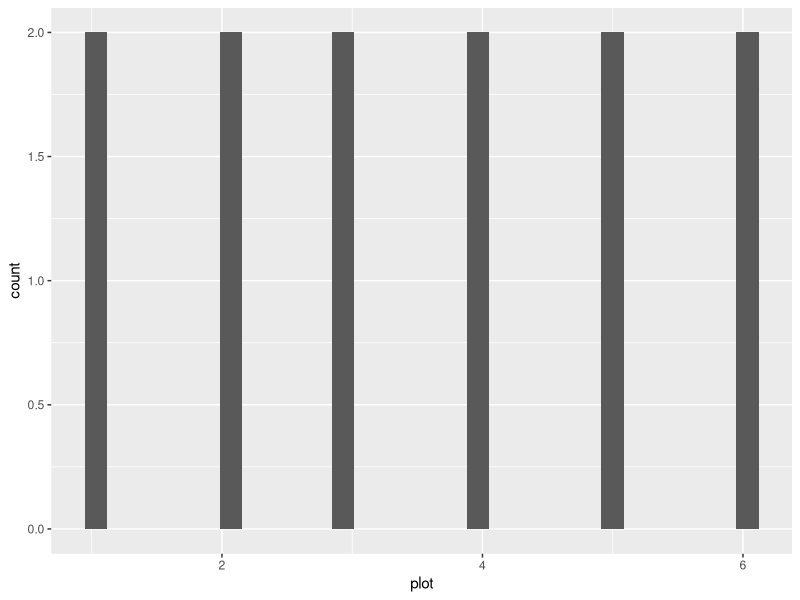
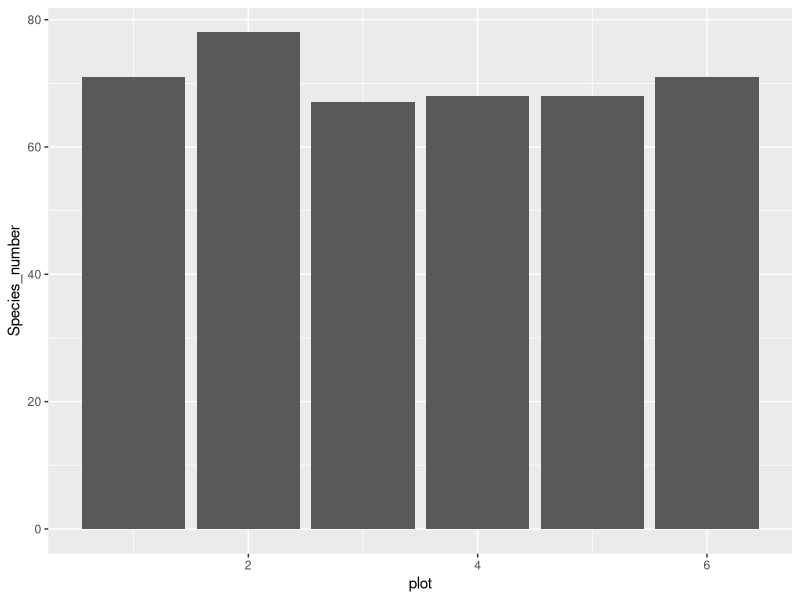
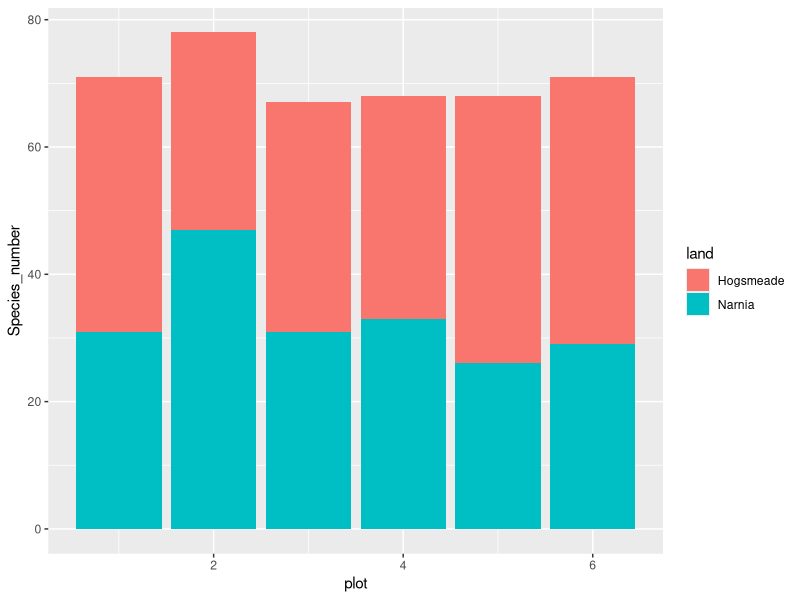
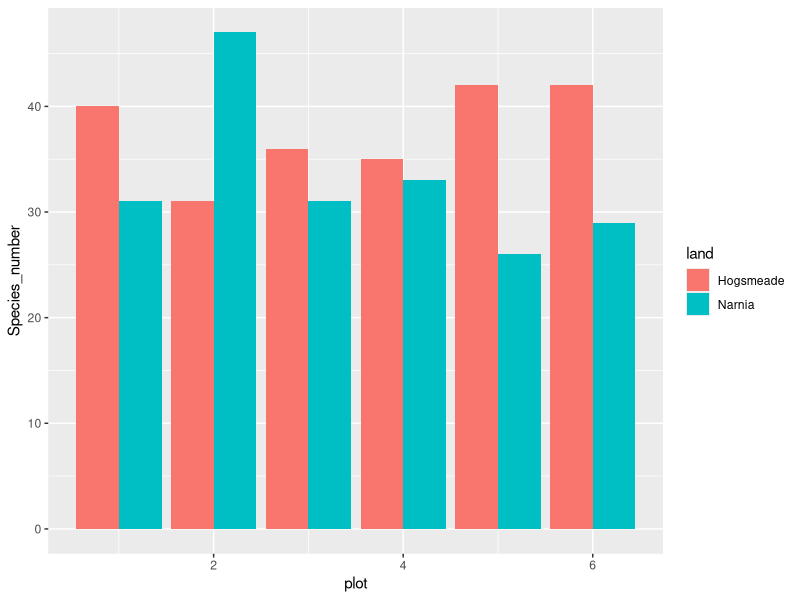
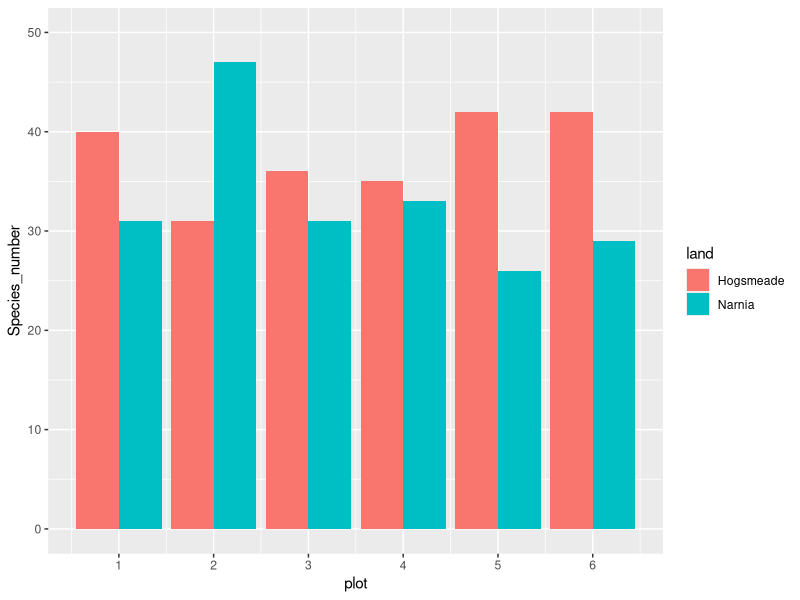
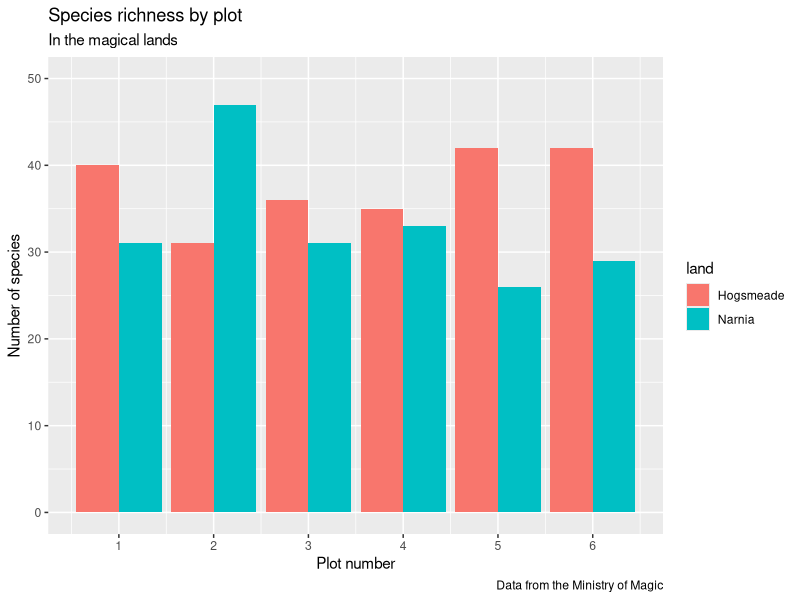
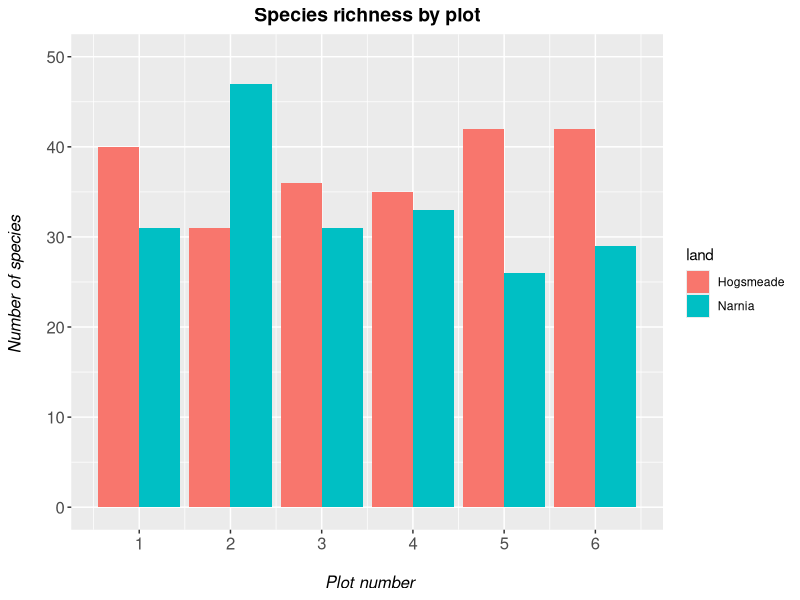
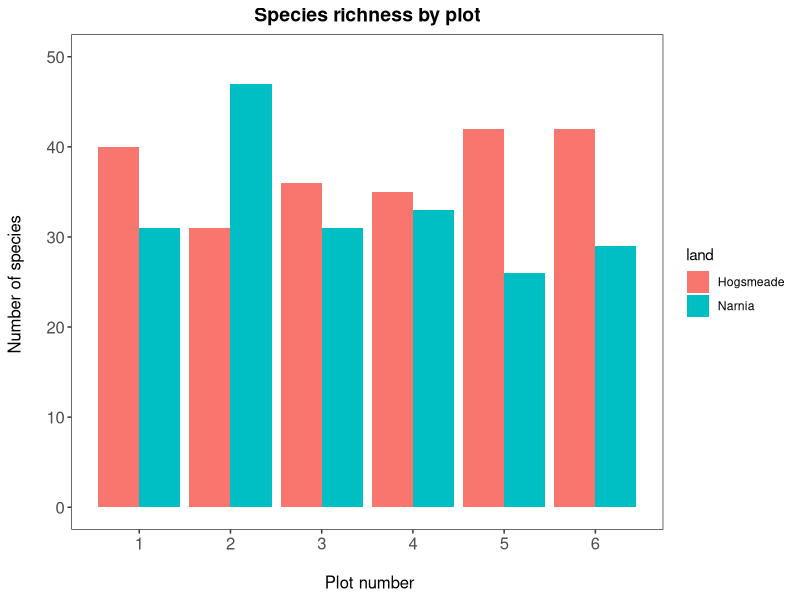

Recreate these plots in R, in order.
# Coding club tutorial: data visualization 2 

# Loading packages ---- 

library(readr)
library(dplyr)
library(ggplot2)

# Loading and exploring data ---- 
magic_veg <- read_csv("data-vis-2/magic_veg.csv")

str(magic_veg)

# Creating and customising histograms: no of species per plot ---- 

species_counts <- magic_veg %>%
  group_by(land, plot) %>%
  summarise(Species_number = length(unique(species)))

# Normal way to make a histogram in ggplot2

(hist <- ggplot(species_counts, aes(x = plot)) +
  geom_histogram())

ggsave("data-vis-2/histwrong1.png")

# Fixing the counts 

(hist <- ggplot(species_counts, aes(x = plot, y = Species_number)) +
    geom_histogram(stat = "identity"))

ggsave("data-vis-2/histwrong2.png")

# Splitting the bar into the different locations, stacked

(hist <- ggplot(species_counts, aes(x = plot, y = Species_number, fill = land)) +
  geom_histogram(stat = "identity"))

ggsave("data-vis-2/histwrong3.png")

# Splitting the bar into the different locations, not stacked

(hist <- ggplot(species_counts, aes(x = plot, y = Species_number, fill = land)) +
    geom_histogram(stat = "identity", position = "dodge"))

ggsave("data-vis-2/histbase.png")

# Having the plot numbers show 1,2,3,4,5,6

(hist <- ggplot(species_counts, aes(x = plot, y = Species_number, fill = land)) +
    geom_histogram(stat = "identity", position = "dodge") + 
    scale_y_continuous(limits = c(0, 50)) +
    scale_x_continuous(breaks = c(1,2,3,4,5,6)))

ggsave("data-vis-2/histbase2.png")

# Beautifying the graph: adding title, subtitle, caption, axis labels 

(hist <- ggplot(species_counts, aes(x = plot, y = Species_number, fill = land)) +
    geom_histogram(stat = "identity", position = "dodge") +
    scale_y_continuous(limits = c(0, 50)) +
    scale_x_continuous(breaks = c(1,2,3,4,5,6)) + 
    labs(title = "Species richness by plot", 
         subtitle = "In the magical lands",
         caption = "Data from the Ministry of Magic", 
         x = "Plot number", y = "Number of species"))

ggsave("data-vis-2/histbeaut1a.png")

(hist <- ggplot(species_counts, aes(x = plot, y = Species_number, fill = land)) +
    geom_histogram(stat = "identity", position = "dodge") +
    scale_y_continuous(limits = c(0, 50)) +
    scale_x_continuous(breaks = c(1,2,3,4,5,6)) + 
    labs(title = "Species richness by plot", 
         x = "\n Plot number", y = "Number of species \n") + 
    theme(axis.text = element_text(size = 12), 
          axis.title = element_text(size = 12, face = "italic"), 
          plot.title = element_text(size = 14, hjust = 0.5, face = "bold")))

ggsave("data-vis-2/histbeaut1b.png")

# Beautifying graph: plot background - white, and remove lines 

(hist <- ggplot(species_counts, aes(x = plot, y = Species_number, fill = land)) +
    geom_histogram(stat = "identity", position = "dodge") + 
    scale_y_continuous(limits = c(0, 50)) +
    scale_x_continuous(breaks = c(1,2,3,4,5,6)) + 
    labs(title = "Species richness by plot", 
         x = "\n Plot number", y = "Number of species \n") + 
    theme_bw() +
    theme(panel.grid = element_blank(), 
          axis.text = element_text(size = 12), 
          axis.title = element_text(size = 12), 
          plot.title = element_text(size = 14, hjust = 0.5, face = "bold")))

ggsave("data-vis-2/histbeaut2.png")

# Beautifying the graph: fixing the legend

(hist <- ggplot(species_counts, aes(x = plot, y = Species_number, fill = land)) +
    geom_histogram(stat = "identity", position = "dodge") + 
    scale_y_continuous(limits = c(0, 50)) +
    scale_x_continuous(breaks = c(1,2,3,4,5,6)) + 
    scale_fill_manual(values = c("rosybrown1", "#deebf7"), 
                      breaks = c("Hogsmeade", "Narnia"),
                      labels = c("HOGSMEADE", "NARNIA"), 
                      name = "Land of Magic") +                 # Can change to null if u want
    labs(title = "Species richness by plot", 
         x = "\n Plot number", y = "Number of species \n") + 
    theme_bw() +
    theme(panel.grid = element_blank(), 
          axis.text = element_text(size = 12), 
          axis.title = element_text(size = 12), 
          plot.title = element_text(size = 14, hjust = 0.5, face = "bold"), 
          plot.margin = unit(c(0.5,0.5,0.5,0.5), units = , "cm"), 
          legend.position = "bottom", 
          legend.box.background = element_rect(color = "grey", size = 0.3)))

ggsave("data-vis-2/histbeaut-final.png")





# Creating boxplots ---- 

yearly_counts <- magic_veg %>%
  group_by(land, plot, year) %>%  
  summarise(Species_number = length(unique(species))) %>%
  ungroup() %>%
  mutate(plot = as.factor(plot))

View(yearly_counts)

(boxplot <- ggplot(yearly_counts, aes(plot, Species_number, fill = land)) +
  geom_boxplot())

ggsave("data-vis-2/boxbase.png")

(boxplot <- ggplot(yearly_counts, aes(x = plot, y = Species_number, fill = land)) +
  geom_boxplot() +
  scale_x_discrete(breaks = 1:6) +
  scale_fill_manual(values = c("rosybrown1", "#deebf7"),
                    breaks = c("Hogsmeade","Narnia"),
                    name="Land of magic",
                    labels=c("Hogsmeade", "Narnia")) +
  labs(title = "Species richness by plot", 
       x = "\n Plot number", y = "Number of species \n") + 
  theme_bw() + 
  theme() + 
  theme(panel.grid = element_blank(), 
        axis.text = element_text(size = 12), 
        axis.title = element_text(size = 12), 
        plot.title = element_text(size = 14, hjust = 0.5, face = "bold"), 
        plot.margin = unit(c(0.5,0.5,0.5,0.5), units = , "cm"), 
        legend.position = "bottom", 
        legend.box.background = element_rect(color = "grey", size = 0.3)))

ggsave("data-vis-2/boxbeaut1.png")

ggsave("data-vis-2/magical-sp-rich-boxplot1.png", width = 7, height = 5, dpi = 300)

# If I wanted Narnia to come before Hogsmeade

yearly_counts$land <- factor(yearly_counts$land, 
                             levels = c("Narnia", "Hogsmeade"),
                             labels = c("Narnia", "Hogsmeade"))

(boxplot <- ggplot(yearly_counts, aes(x = plot, y = Species_number, fill = land)) +
    geom_boxplot() +
    scale_x_discrete(breaks = 1:6) +
    scale_fill_manual(values = c("#deebf7", "rosybrown1"),
                      breaks = c("Narnia","Hogsmeade"),
                      name = "Land of magic",
                      labels = c("Narnia", "Hogsmeade")) +
    labs(title = "Species richness by plot", 
         x = "\n Plot number", y = "Number of species \n") + 
    theme_bw() + 
    theme() + 
    theme(panel.grid = element_blank(), 
          axis.text = element_text(size = 12), 
          axis.title = element_text(size = 12), 
          plot.title = element_text(size = 14, hjust = 0.5, face = "bold"), 
          plot.margin = unit(c(0.5,0.5,0.5,0.5), units = , "cm"), 
          legend.position = "bottom", 
          legend.box.background = element_rect(color = "grey", size = 0.3)))

ggsave("data-vis-2/boxbeaut2.png")

# If I wanted to reorder plot number to be 6 first, then 1234, 

yearly_counts$plot <- factor(yearly_counts$plot, 
                             levels = c("6", "1", "2", "3", "4", "5"),
                             labels = c("6", "1", "2", "3", "4", "5"))

(boxplot2 <- ggplot(yearly_counts, aes(x = plot, y = Species_number, fill = land)) +
    geom_boxplot() +
    scale_x_discrete(breaks = 1:6) +
    scale_fill_manual(values = c("#deebf7", "rosybrown1"),
                      breaks = c("Narnia","Hogsmeade"),
                      name = "Land of magic",
                      labels = c("Narnia", "Hogsmeade")) +
    labs(title = "Species richness by plot", 
         x = "\n Plot number", y = "Number of species \n") + 
    theme_bw() + 
    theme() + 
    theme(panel.grid = element_blank(), 
          axis.text = element_text(size = 12), 
          axis.title = element_text(size = 12), 
          plot.title = element_text(size = 14, hjust = 0.5, face = "bold"), 
          plot.margin = unit(c(0.5,0.5,0.5,0.5), units = , "cm"), 
          legend.position = "bottom", 
          legend.box.background = element_rect(color = "grey", size = 0.3)))

ggsave("data-vis-2/boxbeaut3.png")

# Mixed effect model results ----

heights <- magic_veg %>%
  filter(!is.na(height)) %>%  
  group_by(year, land, plot, id) %>%
  summarise(Max_Height = max(height)) %>%  # Calculating max height
  ungroup() %>%  # Need to ungroup so that the pipe doesn't get confused
  group_by(year, land, plot) %>%
  summarise(Height = mean(Max_Height))  # Calculating mean max height

ggplot(heights, aes(year, Height, colour = land)) +
  geom_point() +
  theme_bw()

ggplot(heights, aes(year, Height, colour = land)) +
  geom_point() +
  theme_bw() +
  stat_smooth(method = "lm")

library(nlme)

# Using the square brackets to subset the data just for Hogsmeade
lm_heights<-lme(Height ~ year, random = ~1|year/plot, data = heights[heights$land == "Hogsmeade",])
summary(lm_heights)

# Using the square brackets to subset the data just for Narnia
lm_heights2<-lme(Height ~ year, random = ~1|year/plot, data = heights[heights$land == "Narnia",])
summary(lm_heights2)

